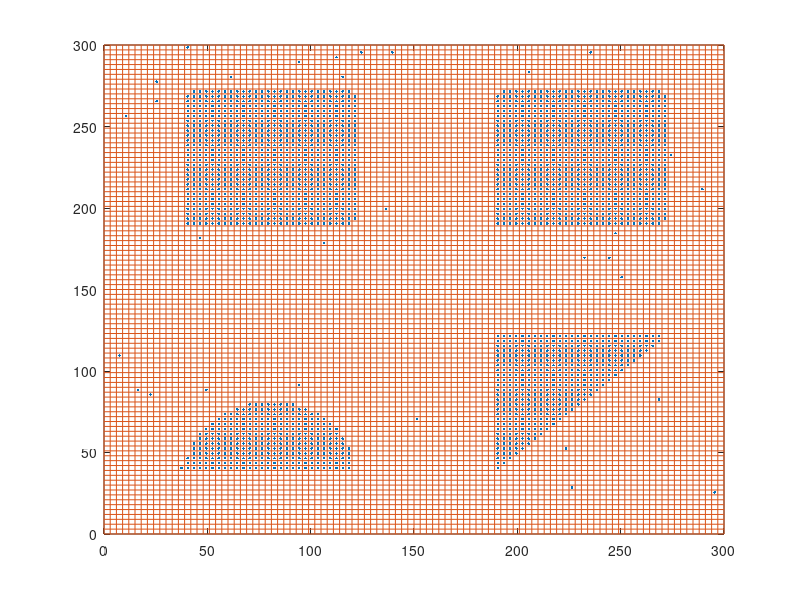

Reproduce this figure in MATLAB.
clear;
clc;
A = importdata('output.txt');
xx = A(:,1);
x = xx*3+1.5;
yy = A(:,2);
y = yy*3+1.5;
d = A(:,3);
plot(x,y,'.');
len = 300;
for i = 0:len/100:len
        line([i,i],[0,len]);
        line([0,len],[i,i]);
end